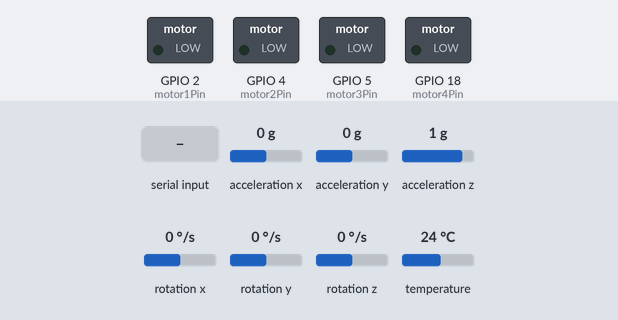
A sketch run on a simulated ESP32. On the bench: switched loads named in the sketch (green lamp = pin HIGH). Inputs (shaded band) come from the test bench; at power-on: acceleration x 0 g, acceleration z 1 g, acceleration y 0 g, rotation x 0 °/s, rotation y 0 °/s, rotation z 0 °/s, temperature 24 °C. Nothing arrives over Bluetooth unless stated; what the sketch prints to the serial monitor is not drawn.

Above: at 1.2 s.
1.3 s: "armar\n" received over the second serial link
2.8 s: acceleration x set to -1.4 g
At 5.3 s:
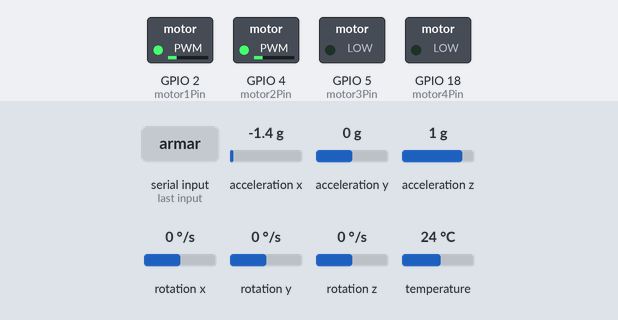
5.8 s: acceleration z set to -1.4 g
At 8.3 s:
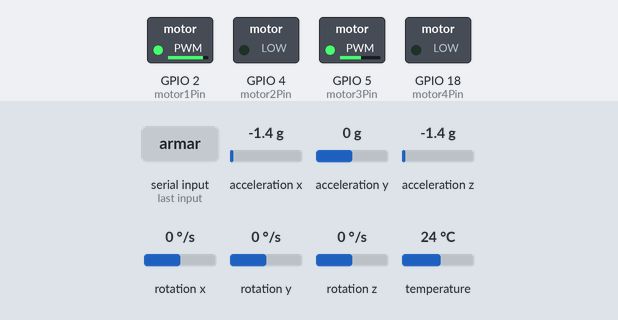
8.8 s: "pid_pitch_kp_\n" received over the second serial link
At 9.8 s:
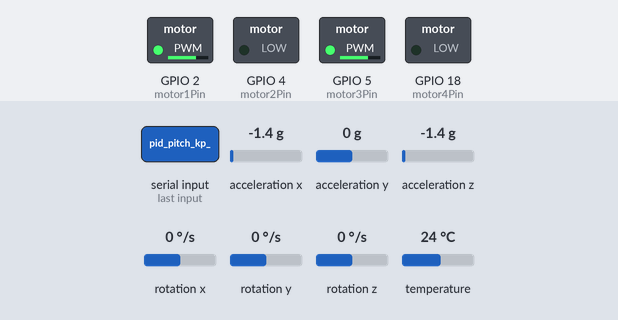
10.3 s: "throttle_90\n" received over the second serial link
At 11.0 s:
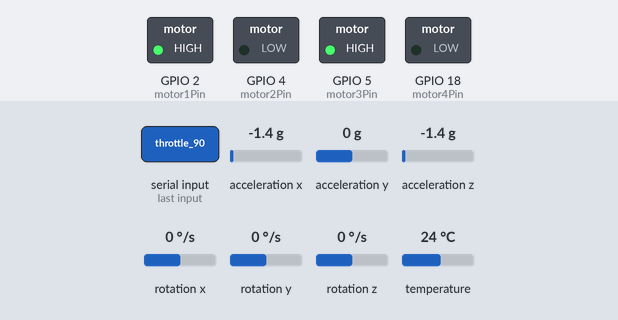
11.8 s: acceleration y set to -0.2 g
At 14.7 s:
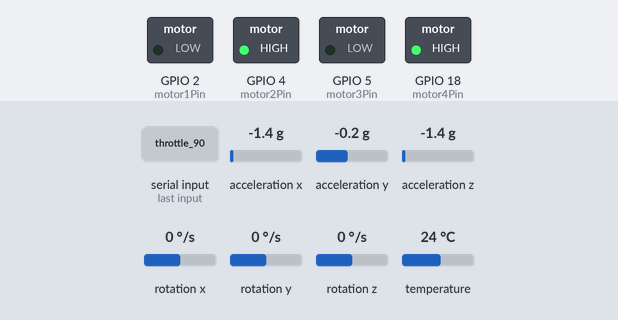
Timing chart, 0 to 15.8 s (numbered marks = the images above; inputs shaded):
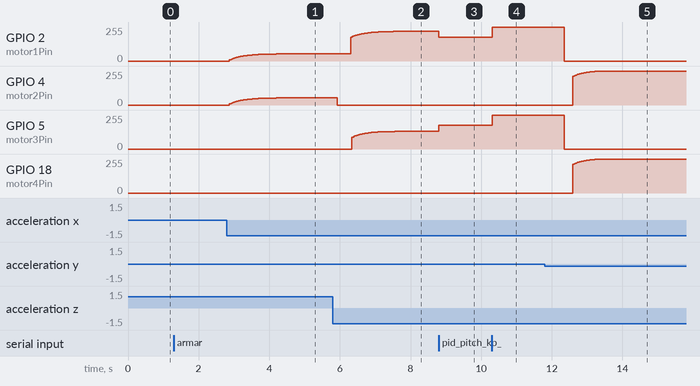

The sketch:

Dron_Fix.ino
```cpp
#include "BluetoothSerial.h"   // Para comunicacion Bluetooth
#include <Wire.h>              // Para comunicacion I2C con el MPU6050
#include <Adafruit_MPU6050.h>  // Libreria para el MPU6050
#include <Adafruit_Sensor.h>   // Dependencia de la libreria Adafruit_MPU6050

#if !defined(CONFIG_BT_ENABLED) || !defined(CONFIG_BLUEDROID_ENABLED)
#error Bluetooth is not enabled! Please run `make menuconfig` to enable it.
#endif

// Crea un objeto BluetoothSerial
BluetoothSerial SerialBT;

// --- Configuracion de Pines GPIO y Canales PWM ---
// Pines de la ESP32 conectados al pin 'PWM' de cada modulo MOSFET.
// AJUSTA ESTOS PIN ES SEGÚN TUS CONEXIONES REALES.
const int motor1Pin = 2;  // Motor Frontal Izquierdo
const int motor2Pin = 4;  // Motor Frontal Derecho
const int motor3Pin = 5;  // Motor Trasero Izquierdo
const int motor4Pin = 18; // Motor Trasero Derecho

// Configuración de PWM
const int freq = 5000;      // Frecuencia del PWM en Hz (5000 Hz es un buen punto de partida para motores DC)
const int resolution = 8;   // Resolución del PWM (8 bits = 0-255 valores)

// Canales PWM (0-15)
const int pwmChannel1 = 0;
const int pwmChannel2 = 1;
const int pwmChannel3 = 2;
const int pwmChannel4 = 3;

// --- MPU6050 ---
Adafruit_MPU6050 mpu; // Crea un objeto MPU6050

// Variables para los ángulos de Roll y Pitch
float roll = 0.0;
float pitch = 0.0;
// float yaw = 0.0; // Yaw es más complejo de estabilizar con solo MPU6050 sin magnetómetro

// --- Control PID ---
// ¡¡¡ESTOS VALORES SON EJEMPLOS Y NECESITARÁN AJUSTE MANUAL INTENSIVO!!!
// Kp (Proporcional): Responde a la diferencia actual.
// Ki (Integral): Responde a la acumulación de error (para eliminar el error estacionario).
// Kd (Derivativo): Responde a la tasa de cambio del error (para amortiguar oscilaciones).

// PID para Roll
float Kp_roll = 1.0;  // Empieza con valores bajos (ej: 0.1 a 1.0)
float Ki_roll = 0.0;
float Kd_roll = 0.0;

// PID para Pitch
float Kp_pitch = 1.0; // Empieza con valores bajos
float Ki_pitch = 0.0;
float Kd_pitch = 0.0;

// Error acumulado para el término Integral
float error_roll_sum = 0.0;
float error_pitch_sum = 0.0;

// Error previo para el término Derivativo
float prev_error_roll = 0.0;
float prev_error_pitch = 0.0;

// Tiempo para cálculo derivativo e integral (ms)
unsigned long last_loop_time = 0;
float dt = 0; // Delta tiempo en segundos

// --- Variables de Vuelo ---
int throttle = 0; // Acelerador principal (0-255)
bool armed = false; // Estado de seguridad: false = motores apagados, true = motores armados

// Velocidad base para los motores cuando están armados
const int MIN_THROTTLE_ARMED = 50; // Velocidad mínima a la que los motores giran cuando armados
const int MAX_THROTTLE = 255;      // Velocidad máxima (255 para 8-bit PWM)

// --- Funciones Auxiliares (Definiciones o Prototipos) ---
// Función auxiliar para controlar un motor individual
void setMotorSpeed(int channel, int speed) {
  ledcWrite(channel, constrain(speed, 0, MAX_THROTTLE));
}

// Prototipos de las otras funciones
void setAllMotorsSpeed(int speed);
void readMPU6050Data();
void calculatePID();
void applyMotorMix();


// --- SETUP ---
void setup() {
  Serial.begin(115200);
  SerialBT.begin("MiDroneESP32_MPU"); // Nuevo nombre Bluetooth
  Serial.println("MiDroneESP32_MPU listo. Esperando comandos.");

  // Configurar comunicación I2C para MPU6050
  Wire.begin(); // ESP32 por defecto SDA=GPIO21, SCL=GPIO22

  // Inicializar MPU6050
  if (!mpu.begin()) {
    Serial.println("Fallo al encontrar MPU6050, revisa conexiones!");
    while (1) delay(10); // Queda en loop si no encuentra el sensor
  }
  Serial.println("MPU6050 encontrado y configurado.");

  mpu.setAccelerometerRange(MPU6050_RANGE_8_G); // Rango del acelerómetro
  mpu.setGyroRange(MPU6050_RANGE_500_DEG);      // Rango del giroscopio
  mpu.setFilterBandwidth(MPU6050_BAND_21_HZ);   // Filtro para suavizar lecturas

  // Calibracion Basica (idealmente deberias calcular tus propios offsets)
  // mpu.setGyroOffsets(X, Y, Z);
  // mpu.setAccelOffsets(X, Y, Z);

  // Configurar PWM para motores
  ledcSetup(pwmChannel1, freq, resolution);
  ledcAttachPin(motor1Pin, pwmChannel1);
  ledcSetup(pwmChannel2, freq, resolution);
  ledcAttachPin(motor2Pin, pwmChannel2);
  ledcSetup(pwmChannel3, freq, resolution);
  ledcAttachPin(motor3Pin, pwmChannel3);
  ledcSetup(pwmChannel4, freq, resolution);
  ledcAttachPin(motor4Pin, pwmChannel4);

  // Apagar motores al inicio
  setAllMotorsSpeed(0);
}

// --- LOOP ---
void loop() {
  unsigned long current_time = millis();
  dt = (current_time - last_loop_time) / 1000.0; // Delta tiempo en segundos
  last_loop_time = current_time;

  readMPU6050Data(); // Lee datos del sensor y calcula Roll/Pitch

  // --- Procesamiento de comandos Bluetooth ---
  if (SerialBT.available()) {
    String command = SerialBT.readStringUntil('\n');
    command.trim();

    Serial.print("Comando BT: ");
    Serial.println(command);

    if (command == "armar") {
      armed = true;
      Serial.println("DRON ARMADO. Motores listos.");
      setAllMotorsSpeed(MIN_THROTTLE_ARMED); // Motores a velocidad minima al armar
    } else if (command == "desarmar") {
      armed = false;
      Serial.println("DRON DESARMADO. Motores apagados.");
      setAllMotorsSpeed(0);
      throttle = 0; // Reinicia el acelerador
    } else if (command.startsWith("throttle_")) {
      // Formato: "throttle_100" para ajustar la aceleracion
      throttle = command.substring(9).toInt();
      throttle = constrain(throttle, 0, MAX_THROTTLE);
      Serial.print("Throttle ajustado a: "); Serial.println(throttle);
    } else if (command.startsWith("pid_roll_kp_")) {
      Kp_roll = command.substring(12).toFloat();
      Serial.print("Kp_roll ajustado a: "); Serial.println(Kp_roll);
    } else if (command.startsWith("pid_pitch_kp_")) {
      Kp_pitch = command.substring(13).toFloat();
      Serial.print("Kp_pitch ajustado a: "); Serial.println(Kp_pitch);
    }
    // Puedes añadir comandos para ajustar Ki, Kd o todos a la vez.
  }

  // --- Lógica de Control de Vuelo ---
  if (armed) {
    calculatePID();     // Calcula las correcciones PID
    applyMotorMix();    // Aplica las correcciones a las velocidades de los motores
  } else {
    // Si no está armado, los motores permanecen apagados (setAllMotorsSpeed(0) ya se encarga de esto)
  }

  // Pequeño delay para no saturar el loop, especialmente si no hay comandos BT
  delay(5);
}

// --- Funciones de Dron ---

// Establece una velocidad base para todos los motores (usado para armar o desarmar)
void setAllMotorsSpeed(int speed) {
  setMotorSpeed(pwmChannel1, speed);
  setMotorSpeed(pwmChannel2, speed);
  setMotorSpeed(pwmChannel3, speed);
  setMotorSpeed(pwmChannel4, speed);
}

// Lee datos del MPU6050 y calcula Roll y Pitch usando un filtro complementario simple
void readMPU6050Data() {
  sensors_event_t a, g, temp;
  mpu.getEvent(&a, &g, &temp);

  // Convertir giroscopio de rad/s a deg/s para la integracion
  float gyroX = g.gyro.x * (180.0 / PI); // Roll rate
  float gyroY = g.gyro.y * (180.0 / PI); // Pitch rate

  // Ángulos del acelerómetro (estáticos)
  float accRoll = atan2(a.acceleration.y, a.acceleration.z) * (180.0 / PI);
  float accPitch = atan2(a.acceleration.x, sqrt(a.acceleration.y * a.acceleration.y + a.acceleration.z * a.acceleration.z)) * (180.0 / PI);

  // Filtro Complementario (ajusta el factor alfa según tu preferencia)
  // Alfa más alto: más confianza en el acelerómetro (más lento a cambios rápidos, menos ruido)
  // Alfa más bajo: más confianza en el giroscopio (más rápido a cambios rápidos, más deriva)
  float alpha = 0.98; // Típicamente entre 0.95 y 0.98
  roll = alpha * (roll + gyroX * dt) + (1.0 - alpha) * accRoll;
  pitch = alpha * (pitch + gyroY * dt) + (1.0 - alpha) * accPitch;

  // Imprimir datos para depuración (puedes comentar esto si causa mucha salida)
  // Serial.print("Roll: "); Serial.print(roll);
  // Serial.print(" Pitch: "); Serial.print(pitch);
  // Serial.print(" AccX: "); Serial.print(a.acceleration.x);
  // Serial.print(" GyroX: "); Serial.println(g.gyro.x);
}

// Calcula las salidas PID para Roll y Pitch
void calculatePID() {
  // Target (objetivo) de angulo para vuelo nivelado es 0 grados.
  float target_roll = 0.0;
  float target_pitch = 0.0; // En esta version, se mantiene nivelado

  // Error actual
  float error_roll = target_roll - roll;
  float error_pitch = target_pitch - pitch;

  // Termino Proporcional (P)
  float p_out_roll = Kp_roll * error_roll;
  float p_out_pitch = Kp_pitch * error_pitch;

  // Termino Integral (I) - Acumulación de error a lo largo del tiempo
  error_roll_sum += error_roll * dt;
  error_pitch_sum += error_pitch * dt;

  // Limitar la suma del error integral para evitar "wind-up"
  error_roll_sum = constrain(error_roll_sum, -100, 100); // Ajusta estos limites
  error_pitch_sum = constrain(error_pitch_sum, -100, 100); // Ajusta estos limites

  float i_out_roll = Ki_roll * error_roll_sum;
  float i_out_pitch = Ki_pitch * error_pitch_sum;

  // Termino Derivativo (D) - Tasa de cambio del error
  float d_out_roll = Kd_roll * ((error_roll - prev_error_roll) / dt);
  float d_out_pitch = Kd_pitch * ((error_pitch - prev_error_pitch) / dt);

  // Actualizar error previo
  prev_error_roll = error_roll;
  prev_error_pitch = error_pitch;
}

// Aplica las correcciones PID a las velocidades de los motores
void applyMotorMix() {
  // Las velocidades base ya estan en 'throttle'
  // Las correcciones PID se aplican como ajustes a ese throttle.
  // Este es un esquema MIXER simplificado para un Quadcopter X/+:
  // (La direccion de rotacion de los motores es importante para el yaw, pero aqui solo Roll/Pitch)

  // Asumimos que los p_out_roll y p_out_pitch son calculados en calculatePID()
  // y que Kp_roll y Kp_pitch actuan como "ganancias" para los errores.
  // Para esta implementacion, estamos aplicando las correcciones directamente a la mezcla:

  float roll_correction_value = (roll * Kp_roll);   // Usa el angulo actual * Kp
  float pitch_correction_value = (pitch * Kp_pitch); // Usa el angulo actual * Kp

  int currentMotor1Speed = throttle - pitch_correction_value + roll_correction_value;
  int currentMotor2Speed = throttle - pitch_correction_value - roll_correction_value;
  int currentMotor3Speed = throttle + pitch_correction_value + roll_correction_value;
  int currentMotor4Speed = throttle + pitch_correction_value - roll_correction_value;

  // Escribe las velocidades a los canales PWM usando la nueva función setMotorSpeed
  setMotorSpeed(pwmChannel1, currentMotor1Speed);
  setMotorSpeed(pwmChannel2, currentMotor2Speed);
  setMotorSpeed(pwmChannel3, currentMotor3Speed);
  setMotorSpeed(pwmChannel4, currentMotor4Speed);

  // Imprime las velocidades para depuración
  Serial.print("M1:"); Serial.print(currentMotor1Speed);
  Serial.print(" M2:"); Serial.print(currentMotor2Speed);
  Serial.print(" M3:"); Serial.print(currentMotor3Speed);
  Serial.print(" M4:"); Serial.println(currentMotor4Speed);

  // Imprime angulos para depuración del sensor
  Serial.print("Roll_deg: "); Serial.print(roll);
  Serial.print(", Pitch_deg: "); Serial.println(pitch);
}
```

Measured:
- the behaviour switches between 0 and -0.1 g on acceleration y (found by bisection; images 4 and 5)
- after the input at 2.8 s, GPIO 2 (motor1Pin), GPIO 4 (motor2Pin): moves from 0/255 to 54/255 over 1.8 s, starting after 0.07 s
- after the input at 5.8 s, GPIO 2 (motor1Pin): moves from 54/255 to 223/255 over 1.5 s, starting after 0.51 s; GPIO 4 (motor2Pin): 54/255 → 0/255 after 0.13 s; GPIO 5 (motor3Pin): moves from 0/255 to 133/255 over 1.5 s, starting after 0.53 s
- after the input at 8.8 s, GPIO 2 (motor1Pin): 223/255 → 178/255 at once; GPIO 5 (motor3Pin): 133/255 → 178/255 at once
- after the input at 10.3 s, GPIO 2 (motor1Pin), GPIO 5 (motor3Pin): 178/255 → 255/255 at once
- after the input at 11.8 s, GPIO 2 (motor1Pin), GPIO 5 (motor3Pin): 255/255 → 0/255 after 0.56 s; GPIO 4 (motor2Pin), GPIO 18 (motor4Pin): moves from 0/255 to 255/255 over 0.72 s, starting after 0.79 s
